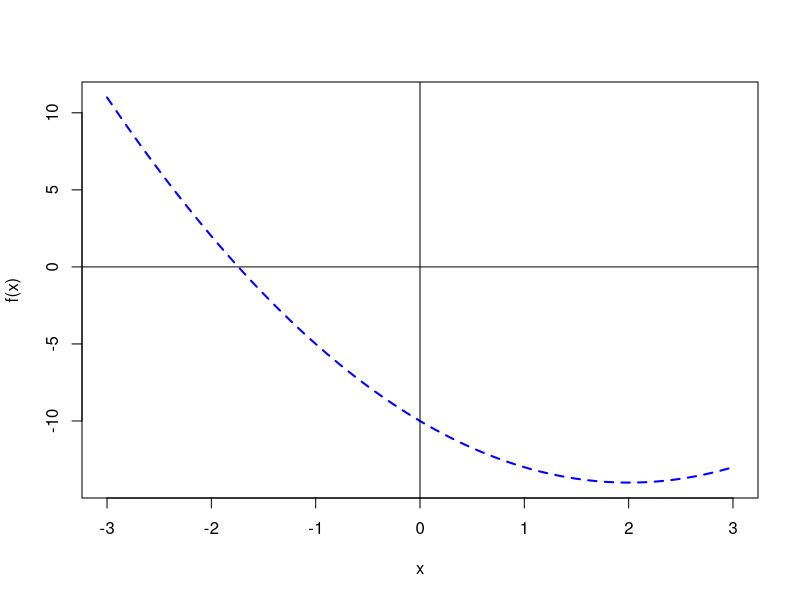

This chart was generated by the following R code:
# Example 4     Chapter 6       Page no.: 132
# Bisection Method 

#Given Function
f <- function(x) {
  (x^2)-(4*x)-10
}

curve(f, xlim=c(-3,3), col='blue', lwd=2, lty=2)
abline(h=0)
abline(v=0)

#Values are chosen where curver crosses the x axis
x1=-2
x2=-1

#using bisection method
cat("BISECTION METHOD:")
xr=(x1+x2)/2
cat("Iteration:",1,"\n","xl:",x1,"\n","xu:",x2,"\n","xr:",xr,"\n","****************************************\n")

for (i in 2:7){
  if (f(x1)*f(xr)>0){
    x1=xr
    xr=(x1+x2)/2
  } else if (f(x1)*f(xr)<0){
    x2=xr
    xr=(x1+x2)/2
  }
  
  if (f(x1)*f(xr)==0){
    break
  }
  cat("Iteration:",i,"\n")
  cat("xl:",x1,"\n")
  cat("xu:",x2,"\n")
  cat("xr:",xr,"\n")
  cat("****************************************\n")
}

# The slight variation in answer is due to approximation